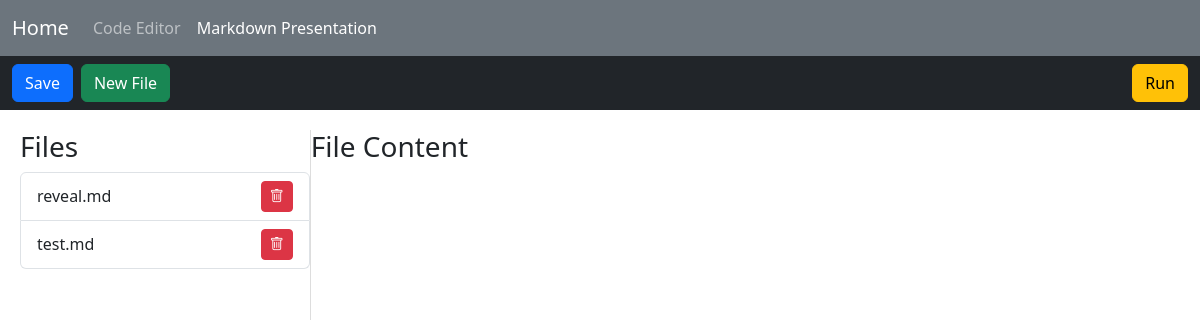
Page /reveal/ on the earlier database version.
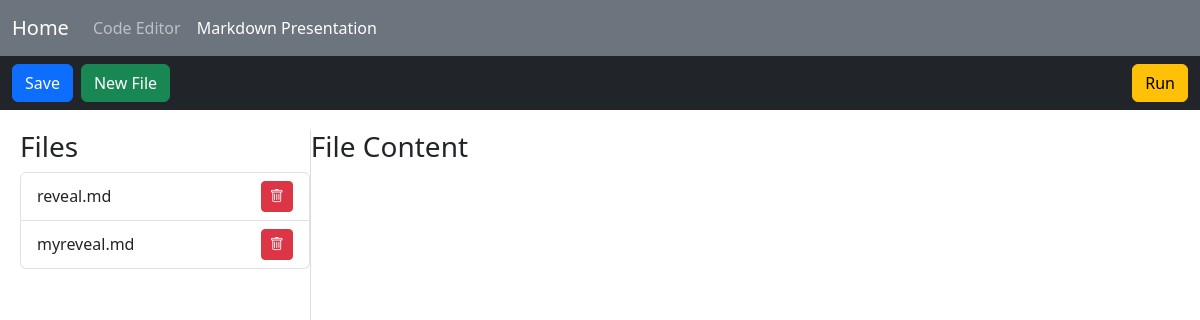
Same page on the later database version.
### RevealJsApp/models.py (models this page shows)
class slides(models.Model):
    title = models.CharField(max_length=100)
    content = models.CharField(max_length=10000)

### RevealJsApp/views.py (the view, shortened to what this page needs)
# urls.py: path('', Index.as_view(), name='codeEditor_index'),
class Index(View):
    def get(self, request):
        files = slides.objects.all()
        return render(request, 'RevealJsApp/home.html',{'files':files})

### RevealJsApp/templates/RevealJsApp/home.html (shortened to what this page needs)
{% extends "RevealJsApp/base.html" %}
{% load static %}
{% block content %}
{% include "HomePage/navbar.html" %}
<nav class="navbar navbar-expand-lg navbar-dark bg-dark">
    <div class="container-fluid">
        <div class="collapse navbar-collapse" id="navbarContent">
            <ul class="navbar-nav me-auto mb-2 mb-lg-0">
                <li class="nav-item">
                    <button class="btn btn-primary me-2" onclick="saveFileContent()">Save</button>
                </li>
                <li class="nav-item">
                    <button class="btn btn-success" onclick="createNewFile()">New File</button>
                </li>
            </ul>
        </div>
        <div class="d-flex align-items-center ms-auto">
            <button class="btn btn-warning d-flex justify-content-center align-items-center" id="run" onclick="runCode()">
                Run
            </button>
        </div>
    </div>
</nav>
<div class="home">
    <div class="file-list" id="file-list">
        <h3>Files</h3>
        <ul class="list-group">
            {% for file in files %}
                <li class="list-group-item d-flex justify-content-between align-items-center list-group-item-action" style="cursor: pointer;" onclick="loadFileContent('{{ file.id }}')" value="{{ file.id }}">
                    {{ file.title }}.md
                    <button class="btn btn-danger btn-sm ms-2" onclick="deleteFile('{{ file.id }}', event)">
                        <i class="bi bi-trash"></i>
                    </button>
                </li>
            {% endfor %}
        </ul>
    </div>
    <div class="resizer" id="resizer"></div>
    <div class="content-area" id="content-area">
        <h3>File Content</h3>
        <div id="editor"></div>
    </div>
</div>
{% endblock content %}

### RevealJsApp/templates/RevealJsApp/base.html (shortened to what this page needs)
{% load static %}
<!doctype html>
<html lang="en">
<head>
    <link href="https://cdn.jsdelivr.net/npm/bootstrap@5.3.3/dist/css/bootstrap.min.css" rel="stylesheet">
    <link href="https://cdn.jsdelivr.net/npm/bootstrap-icons@1.10.5/font/bootstrap-icons.css" rel="stylesheet">
</head>
<body>
    {% block content %}{% endblock content %}
</body>
</html>

### HomePage/templates/HomePage/navbar.html (shortened to what this page needs)
<nav class="navbar navbar-expand-lg navbar-dark bg-secondary">
    <div class="container-fluid">
        <a class="navbar-brand" href="/">Home</a>
        <div class="collapse navbar-collapse" id="navbarContent">
            <ul class="navbar-nav me-auto mb-2 mb-lg-0">
                <li class="nav-item">
                    <a class="nav-link {% if request.path == '/code-editor/' %} active{% endif %} " href="/code-editor/">Code Editor</a>
                </li>
                <li class="nav-item">
                    <a class="nav-link {% if request.path == '/reveal/' %} active{% endif %}" href="/reveal/">Markdown Presentation</a>
                </li>
            </ul>
        </div>
    </div>
</nav>

### RevealJsApp/templates/RevealJsApp/home.html (style rules this page uses)
.home { height: calc(100vh - 56px - 100px); display: flex; flex-direction: row; padding: 20px; box-sizing: border-box; position: relative; }
.file-list { border-right: 1px solid #ddd; overflow-y: auto; transition: opacity 0.3s ease; flex: 1; }
.content-area { flex: 3; display: flex; flex-direction: column; height: 100%; }
#editor { height: 100%; flex: 1; }
.resizer { width: 10px; cursor: col-resize; position: absolute; top: 0; bottom: 0; left: 350px; z-index: 1; }

Differences in the rows shown:
removed slides: {{ file.id }} 1 (drawn), title "test"
added slides: {{ file.id }} 2 (drawn), title "myreveal"
